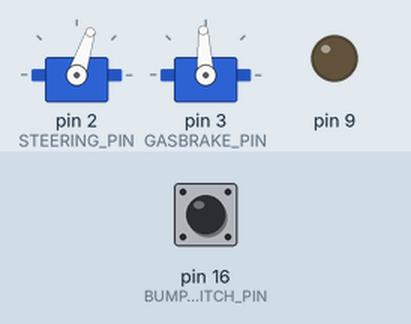
Bench run of a sketch on a simulated Arduino Uno, built with avr-gcc and run on an emulated ATmega328P. Shown: 2 × servo, output pins drawn as LEDs (lit = HIGH). Wiring (inferred from the names in the program): 2 × servo: signal pin 2 / signal pin 3. Inputs (shaded band) come from the test bench; at power-on: pin 16 (BUMP_SWITCH_PIN) HIGH. Servo pulses on a pin are drawn as a servo (544–2400 µs = 0–180°); pins used as bus, display or sensor lines are not drawn.

Above: at 0.55 s.
1.3 s: pin 16 (BUMP_SWITCH_PIN) pulled LOW for 0.15 s
At 4.1 s:
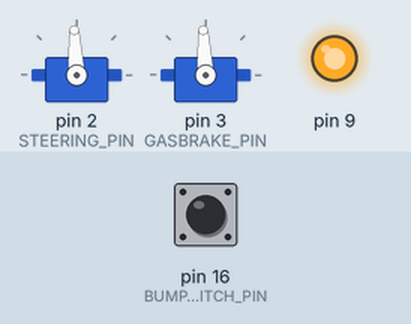
4.3 s: pin 16 (BUMP_SWITCH_PIN) pulled LOW for 1 s
At 8.15 s:
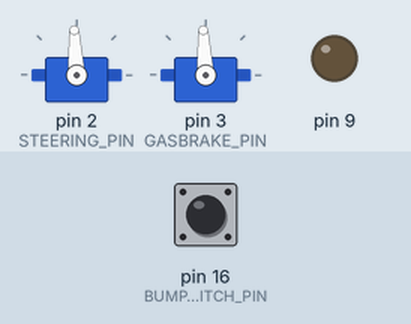
10.4 s: pin 16 (BUMP_SWITCH_PIN) pulled LOW for 3.2 s
At 15.87 s:
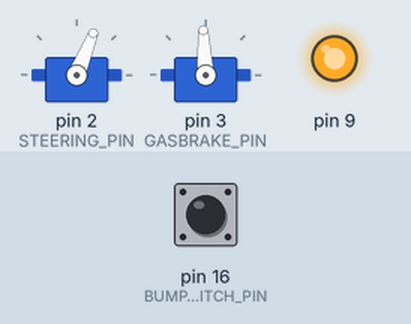
Timing chart, 0 to 21.1 s (numbered marks = the images above; inputs shaded):
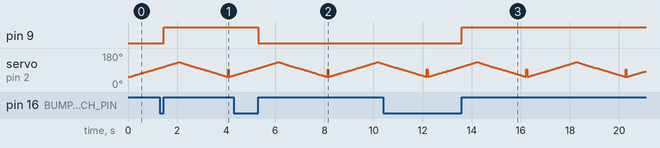

The sketch:

rd_collisiondetection_demo.ino
```cpp
/*******************************************************************************
filename: rd_collisiondetection_demo.ino
author:   Augustine (github: mr-augustine)
          http://pushbuttonrobotics.weebly.com/
date:     20 May 2014

The rd_collisiondetection_demo sketch simulates the process of starting the
vehicle, letting it drive until a collision occurs, and then responding to the
collision. A collision is simulated by pressing and releasing a bump switch.
*******************************************************************************/
#include "rd_collisiondetection_globals.h"

volatile uint8_t timer1_overflow = 0;

////////////////////////////////////////////////////////////////////////////////
// Defines
#define LOOP_PERIOD 6250
#define BUMP_SWITCH_PIN (1 << 2)      // PortC register, bit 2 => Analog Pin 2
#define STEERING_PORT PORTD
#define GASBRAKE_PORT PORTD
#define STEERING_PIN (1 << 2)          // PortD register, bit 2 => Digital Pin 2
#define GASBRAKE_PIN (1 << 3)          // PortD register, bit 3 => Digital Pin 3

////////////////////////////////////////////////////////////////////////////////
// Global Variables
uint32_t loop_counter;
uint16_t steering_servo_us = STEERING_NEUTRAL;
uint16_t gasbrake_servo_us = GASBRAKE_NEUTRAL;

uint8_t steer_mode = 0;
volatile uint8_t gasbrake_mode = 0;
uint8_t resweep = 0;  // indicates the start of a new steering servo sweep
uint8_t neutral_hold = 0;  // counter used to maintain a pwm value for several
                           // loop iterations


////////////////////////////////////////////////////////////////////////////////
// Interrupt Service Routines
// negating the steering and gasbrake pins terminates the PWM pulse
                                                                    // STEERING
ISR(TIMER1_COMPA_vect) {
  STEERING_PORT &= ~STEERING_PIN;
}
                                                                         // ESC
ISR(TIMER1_COMPB_vect) {
  GASBRAKE_PORT &= ~GASBRAKE_PIN;
}

ISR(PCINT1_vect) {                                               // BUMP SWITCH
  if (PINC & BUMP_SWITCH_PIN) {
    // writing a 1 to this bit will toggle the output for the pin.
    // see section 14.2.2 in the Atmel datasheet (Toggling the Pin)
    PINB |= (1 << 1);
    gasbrake_mode = 9;  // put the vehicle in neutral
  }
}

ISR(TIMER1_OVF_vect) {                                       // TIMER1 OVERFLOW
  timer1_overflow = 1;
}

////////////////////////////////////////////////////////////////////////////////
// Function Declarations
void update_control_values(void);

void setup() {
  noInterrupts();

  ////////////////////////////////////////////////////////////////////////////
  // Configure Controls
  PORTD = 0;            // disable pull-up resistors;
  DDRD = 0b00001100;    // set gasbrake and steering as output pins

  ////////////////////////////////////////////////////////////////////////////
  // Configure TIMER1
  TCCR1A = 0b00000000;  // normal compare output mode & normal WGM
  TCCR1B = 0b00000011;  // set prescaler value to 64
  TCCR1C = 0b00000000;  // disable force output compare
  TIMSK1 = 0b00000000;  // output compare & timer overflow interrups
                        // temporarily disabled (OCIE1B, OCIE1A, TOIE1)

  ////////////////////////////////////////////////////////////////////////////
  // Configure Bump Switch
  // configure the bump switch pin as an input pin (Analog Pin 2, PCINT10).
  DDRC = 0;
  // turn on the pull-up resistor for the bump switch pin
  // PC0,PC1,PC3..PC5 -> input, not used
  // PC2 (A2) -> input, bump switch
  PORTC = 0b0000100;
  // enable pin change interrupts for the group of pins that includes A2
  PCICR = 0b00000010;
  // enable interrupts on pin A2 (PCINT10)
  PCMSK1 |= (1 << 2);

  ////////////////////////////////////////////////////////////////////////////
  // Configure LED
  // configure the LED pin as an output pin (Digital Pin 9)
  DDRB = 0b00000010;
  // turn off the pull-up resistor for the LED pin
  // PB0,PB10..PB13 -> input, not used
  // PB1 ( 9) -> output, LED
  PORTB = 0;

  interrupts();

  TIMSK1 = 0b00000001;   // only enable TIMER1 overflow interrupts
  loop_counter = 0;
}

void loop() {
  TCNT1 = 0;            // reset timer/counter 1 for each loop iteration

  // start the PWM pulse for steering and gasbrake
  PORTD |= (GASBRAKE_PIN | STEERING_PIN);

  // set the output compare registers with the timer values that correspond
  // with the end of the PWM pulses
  OCR1A = steering_servo_us >> 2;
  OCR1B = gasbrake_servo_us >> 2;
  TIMSK1 = 0b00000111;  // enable output compare triggering to end PWM pulses

  loop_counter += 1;
  timer1_overflow = 0;


  update_control_values();

  while (1) {
    if (timer1_overflow) {
      return;
    }

    if (TCNT1 > LOOP_PERIOD) {
      return;
    }
  }
}

/*
  The update_control_values() function adjusts the pwm values that correspond
  with the steering and ESC signals. The steering and driving maneuvers are
  broken up into distinct phases/modes.
*/
void update_control_values() {
  float seconds = loop_counter / LOOP_FREQUENCY_HZ;

  //////////////////////////////////////////////////////////////////////////////
  // Steering Control
  // steer_mode 0 - apply neutral
  //            1 - begin sweep from right to left
  //            2 - continue sweep from left to right

  if (steer_mode == 0) {
    steering_servo_us = STEERING_NEUTRAL;
    resweep = 1;
    steer_mode = 1;
  }

  else if (steer_mode == 1) {
    if (steering_servo_us == 1500 && resweep == 1) {
      steering_servo_us = 1100;
      resweep = 0;
    }

    else {
      steering_servo_us += 10;
    }

    if (steering_servo_us == 1900) {
      steer_mode = 2;
    }
  }

  else if (steer_mode == 2) {
    steering_servo_us -= 10;

    if (steering_servo_us == 1100) {
      steer_mode = 0;
    }
  }


  /*-----------
    ESC Control
    -----------*/

  /*
    wait until 5 seconds elapsed before activating the drive motor
    until then, keep sending a neutral signal. this bypasses the
    throttle neutral protection feature on the esc.
    given the timer settings, 200 loop iterations occur after 5 seconds
    i.e., loop period = (1/40) sec/loop = 25 ms/loop = 0.025 sec/loop
        5 sec / 0.025 sec/loop = 200 loops
  */
  if (seconds < SPEED_CONTROLLER_DELAY_SEC) {
  //if (loop_counter < 200) {
    gasbrake_servo_us = GASBRAKE_NEUTRAL;
    neutral_hold = 0;
    return;
  }

  // send one last neutral signal
  if (gasbrake_mode == 0) {
    gasbrake_servo_us = GASBRAKE_NEUTRAL;
    gasbrake_mode = 1;
  }

  // move the wheels forward
  else if (gasbrake_mode == 1) {
    gasbrake_servo_us += 1;

    if (gasbrake_servo_us == 1700) {
      gasbrake_mode = 2;
    }
  }

  // decelerate back to neutral
  else if (gasbrake_mode == 2) {
    gasbrake_servo_us -= 1;

    if (gasbrake_servo_us == GASBRAKE_NEUTRAL) {
      gasbrake_mode = 3;
      neutral_hold = 0;
    }
  }

  // after moving forward, stay in neutral for 1 second
  else if (gasbrake_mode == 3) {
    gasbrake_servo_us = GASBRAKE_NEUTRAL;

    neutral_hold += 1;

    if (neutral_hold > 40) {
      gasbrake_mode = 4;
      neutral_hold = 0;
    }
  }


  /*
    start the double-tap procedure to initiate reverse
    the double-tap mimics the input you send the receiver when using the stock
    transmitter (i.e., double-tapping the trigger forward send a reverse command)
    note: here we are decrementing by 10 instead of by 1
  */
  // todo: nail down exactly how tight we can make this double-tap procedure
  else if (gasbrake_mode == 4) {
    gasbrake_servo_us -= 10;

    if (gasbrake_servo_us <= 1400) {
      gasbrake_mode = 5;
      gasbrake_servo_us = GASBRAKE_NEUTRAL;
      neutral_hold = 0;
    }
  }

  // send another neutral signal for one second
  if (gasbrake_mode == 5) {
    neutral_hold += 1;

    if (neutral_hold > 40) {
      gasbrake_mode = 6;
      return;
    }

    if (gasbrake_servo_us == GASBRAKE_NEUTRAL) {
      gasbrake_mode = 6;
    }
  }

  // complete the double-tap procedure to actually begin reversing
  else if (gasbrake_mode == 6) {
    gasbrake_servo_us -= 1;

    if (gasbrake_servo_us == 1300) {
      gasbrake_mode = 7;
    }
  }

  // slow the reverse towards neutral
  else if (gasbrake_mode == 7) {
    gasbrake_servo_us += 10;

    if (gasbrake_servo_us == GASBRAKE_NEUTRAL) {
      gasbrake_mode = 8;
    }
  }

  // send a neutral signal for one second
  else if (gasbrake_mode == 8) {
    gasbrake_servo_us = GASBRAKE_NEUTRAL;

    neutral_hold += 1;

    if (neutral_hold > 40) {
      // after sending a neutral signal for 1 second, start sequence again
      // beginning with the 5-second delay to bypass throttle neutral
      // protection
      gasbrake_mode = 0;
      neutral_hold = 0;
      loop_counter = 0;
    }
  }

  // collision response
  else if (gasbrake_mode == 9) {
    gasbrake_servo_us = GASBRAKE_NEUTRAL;
  }

  return;
}
```

rd_collisiondetection_globals.h
```cpp
////////////////////////////////////////////////////////////////////////////////
// Defines
#define SPEED_CONTROLLER_DELAY_SEC         5.0
#define LOOP_FREQUENCY_HZ                  40.0
#define GASBRAKE_NEUTRAL                   1500
#define STEERING_NEUTRAL                   1500
```

Measured:
- after the input at 1.3 s, pin 9: LOW → HIGH after 0.15 s
- after the input at 4.3 s, pin 9: HIGH → LOW after 1.0 s
- after the input at 10.4 s, pin 9: LOW → HIGH after 3.2 s
